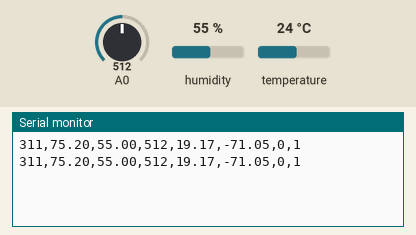
Simulated run of this sketch. Board: Arduino Uno, built with avr-gcc and run on an emulated ATmega328P. Shown: the last lines printed to the serial monitor. The test bench sets the inputs (shaded band); at power-on: humidity 55 %, A0 = 512, temperature 24 °C.

Above: at 3.8 s.
3.9 s: humidity set to 22 %
At 6.9 s:
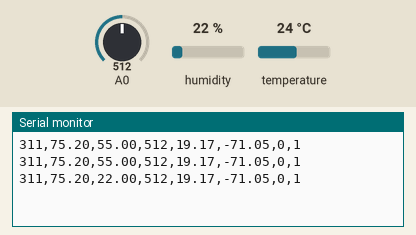
7.8 s: A0 set to 716
At 10.1 s:
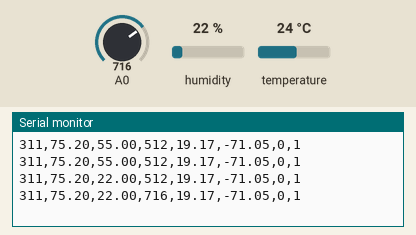
11.7 s: temperature set to 12 °C
At 13.3 s:
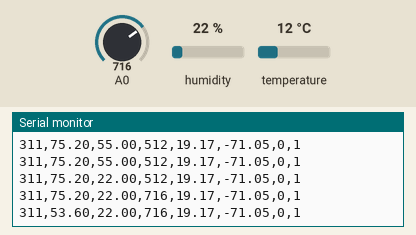
15.6 s: A0 set to 900
At 18.6 s:
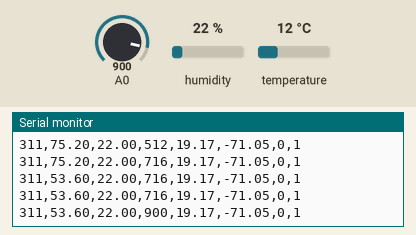
19.5 s: humidity set to 40 %
At 21.8 s:
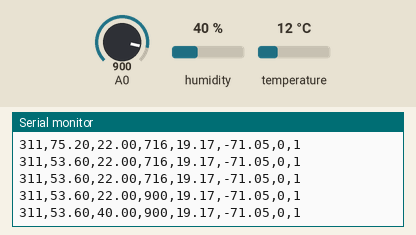
Timing chart, 0 to 23.3 s (numbered marks = the images above; inputs shaded):
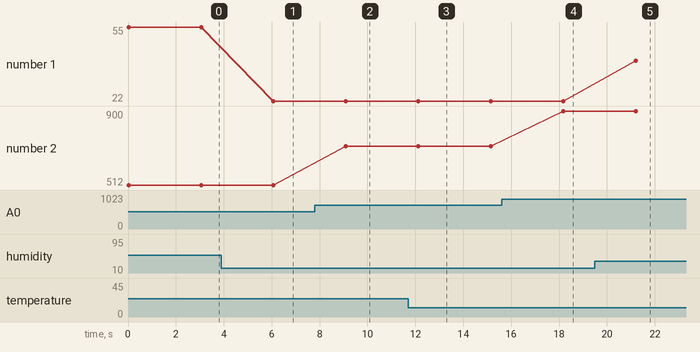

Measured:
- after the input at 3.9 s, the serial monitor: prints a new line after 2.2 s (image 1)
- after the input at 7.8 s, the serial monitor: prints a new line after 1.3 s (image 2)
- after the input at 11.7 s, the serial monitor: prints a new line after 0.43 s (image 3)
- after the input at 15.6 s, the serial monitor: prints a new line after 2.6 s (image 4)
- after the input at 19.5 s, the serial monitor: prints a new line after 1.7 s (image 5)
- plotted number 1: 55 → 22 after the input at 3.9 s, 22 → 40 after the input at 19.5 s
- plotted number 2: 512 → 716 after the input at 7.8 s, 716 → 900 after the input at 15.6 s

The sketch:

varArduino.ino
```cpp
#include <LowPower.h>
#include <DHT11.h>

int pin=4;
DHT11 dht11(pin);

// Your threshold value
int smokeSensorThres;
int tempSensorThres;

float tempC;  // Variable para la temperatura en C
float tempF;  // Variable para la temperatura en F
float hum;    // Variable para la humedad relativa
int smokeVar;  // Variable del sensor de humo
int ID;       // ID de la Mota
float lat;    // Latitud de la mota
float lon;    // Longitud de la mota

void setup(){
  Serial.begin(9600); //turn on serial monitor
  ID = 311;
  lat = 19.17;
  lon = -71.05;

  smokeSensorThres = 200;
  tempSensorThres = 95;

//  pinMode(12, OUTPUT);    // Temp VCC
//  digitalWrite(12, HIGH); // sets VCC

}

void loop() {
  // put 5 mins sleep mode
  // As lowpower library support maximam 8s ,we use for loop to take longer (5mins) sleep
  // 5x60=300
  // 300/4=75
  //for(int i=0;i<1;i++)
  //{
  //  LowPower.powerDown(SLEEP_4S, ADC_OFF, BOD_OFF);
  //}

  // Sensor de humo
  smokeVar = analogRead(A0);

  // Flags
  int tempFlag;
  int smokeFlag;

  int err;
  float temp, humi;
  if((err=dht11.read(humi, temp))==0)
  {
    //Serial.print("temperature:");
    tempC = temp;            // Guardando temperatura en C y
    tempF = tempC*1.8 + 32.; // Convirtiendo de C a F

    // Getting the flags
    tempFlag =  tempAlert(tempF,tempSensorThres);
    smokeFlag = smokeAlert(smokeVar, smokeSensorThres);

    //Serial.println("This is working?");
    Serial.print(ID);
    Serial.print(",");
    Serial.print(tempF);
    Serial.print(",");
    Serial.print(humi);
    Serial.print(",");
    Serial.print(smokeVar);
    Serial.print(",");
    Serial.print(lat);
    Serial.print(",");
    Serial.print(lon);
    Serial.print(",");
    Serial.print(tempFlag);
    Serial.print(",");
    Serial.println(smokeFlag);
  }
  else
  {
    Serial.println();
    Serial.print("Error No :");
    Serial.print(err);
    Serial.println();
  }

//  Serial.println(" ");
//  Serial.println("NOT A TEST!!!!!");
//  Serial.println(" ");
//  Serial.print(ID);
//  Serial.print(",");
//  Serial.print(temp);
//  Serial.print(",");
//  Serial.print(humi);
//  Serial.print(",");
//  Serial.println(smokeVar);
//
  delay(3000);
  //delay(DHT11_RETRY_DELAY); //delay for reread
}


// Creating the function that will evaluate the flag for Smoke
int tempAlert (int ts, int tst){

  int flag;
  // HIGH TEMP ALERT
  if (ts > tst){
//    Serial.println("======================================");
//    Serial.println("ALERT: HIGH TEMP LEVELS");
//    Serial.println("======================================");
    flag=1;
  }
  else {
    flag=0;
  }

  return flag;
}

// Creating the function that will evaluate the flag for Smoke
int smokeAlert (int ss, int sst){

  int flag;
  // SMOKE ALERT
  if (ss > sst){
//    Serial.println("======================================");
//    Serial.println("ALERT: HIGH SMOKE LEVELS!!!!!");
//    Serial.println("======================================");
    flag = 1;
  }
  else {
    //Serial.println(" ");
    flag = 0;
  }

  return flag;
}
```
